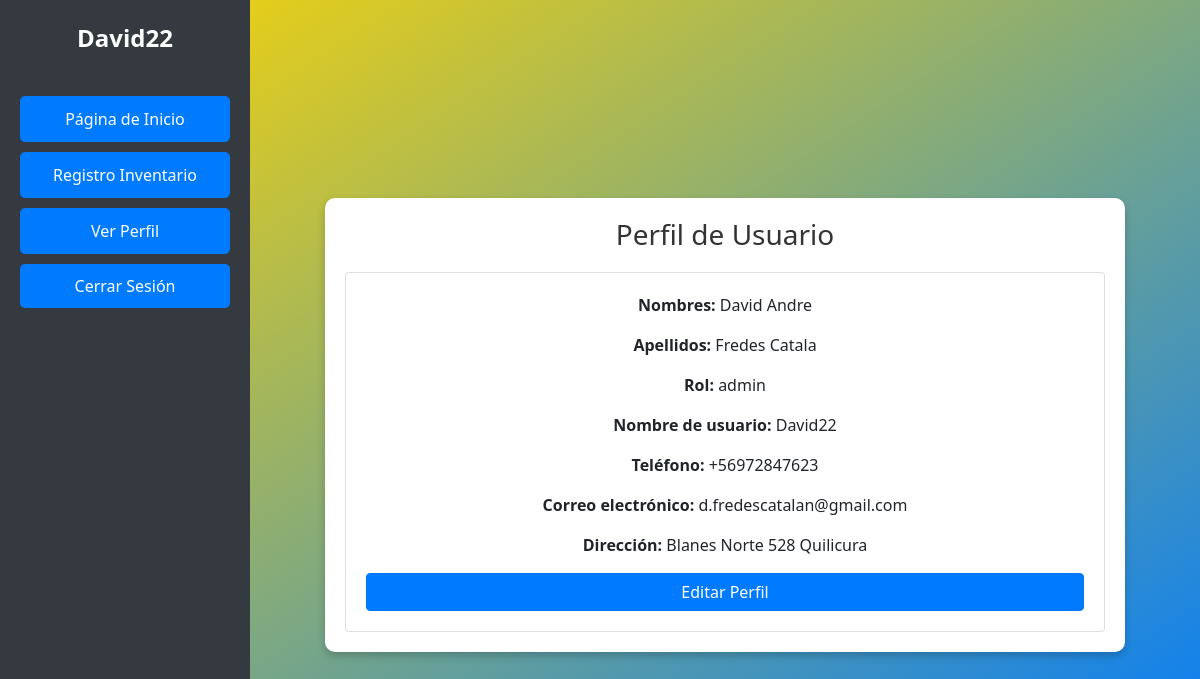
/verPerfil/ (signed in), run on an earlier commit of the app's database.
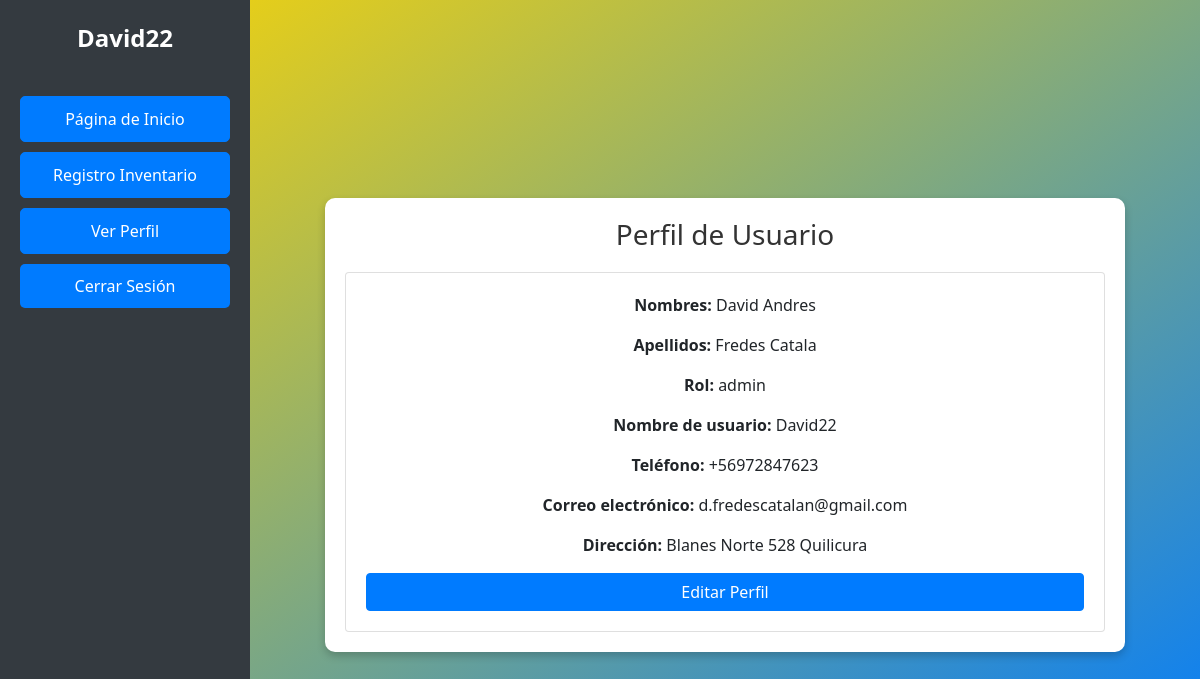
And on a later commit of the database.
### pagina/models.py (models this page shows, shortened)
class UserProfile(models.Model):
    user = models.OneToOneField(User, on_delete=models.CASCADE, related_name='profile')  # Relación con User
    role = models.CharField(max_length=50, choices=[('admin', 'Admin'), ('editor', 'Editor'), ('viewer', 'Viewer')], default='viewer')  # Roles
    phone = models.CharField(max_length=15, blank=True, null=True)
    address = models.TextField(blank=True, null=True)
    first_name = models.CharField(max_length=50, blank=True, null=True)
    last_name = models.CharField(max_length=50, blank=True, null=True)
    email = models.EmailField(blank=True, null=True)

### pagina/views.py (the view)
# urls.py: path('verPerfil/', verPerfil, name='verPerfil'),
def verPerfil(request):
    try:
        profile = request.user.profile  # Obtener el perfil del usuario
    except UserProfile.DoesNotExist:
        profile = None  # Si no tiene perfil, lo asignamos a None
    return render(request, 'verPerfil.html', {
        'username': request.user.username,
        'email': request.user.email,
        'role': profile.role if profile else '',
        'phone': profile.phone if profile else '',
        'address': profile.address if profile else '',
        'first_name': profile.first_name if profile else '',
        'last_name': profile.last_name if profile else '',
    })

### pagina/templates/verPerfil.html (shortened to what this page needs)
<!DOCTYPE html>
<html lang="es">
<head>
    {% load static %}
    <link rel="stylesheet" href="{% static 'css/producto.css' %}">
    <link href="https://stackpath.bootstrapcdn.com/bootstrap/4.5.2/css/bootstrap.min.css" rel="stylesheet">
</head>
<body>
    <div class="sidebar">
        <div class="perfil">
            <p>
                {% if user.is_authenticated %}
                <strong>{{ user.username }}</strong>
                {% else %}
                Invitado
                {% endif %}
            </p>
        </div>
        <ul>
            <li><a href="{% url 'adminpage' %}" class="btn btn-primary w-100">Página de Inicio</a></li>
            <li><a href="{% url 'vendedor' %}" class="btn btn-primary w-100">Registro Inventario</a></li>
            <li><a href="{% url 'verPerfil' %}" class="btn btn-primary w-100">Ver Perfil</a></li>
            <li>
                <form action="{% url 'logout' %}" method="post">
                    <button type="submit" class="btn btn-primary w-100">Cerrar Sesión</button>
                </form>
            </li>
        </ul>
    </div>
    <div class="main-content">
        <div class="form-card">
            <h1>Perfil de Usuario</h1>
            <div class="card">
                <div class="card-body">
                    <p><strong>Nombres:</strong> {{ first_name }}</p>
                    <p><strong>Apellidos:</strong> {{ last_name }}</p>
                    <p><strong>Rol:</strong> {{ role }}</p>
                    <p><strong>Nombre de usuario:</strong> {{ username }}</p>
                    <p><strong>Teléfono:</strong> {{ phone }}</p>
                    <p><strong>Correo electrónico:</strong> {{ email }}</p>
                    <p><strong>Dirección:</strong> {{ address }}</p>
                    <a href="{% url 'modificarperfil' %}" class="btn btn-primary w-100">Editar Perfil</a>
                </div>
            </div>
        </div>
    </div>
</body>
</html>

What changed in the data, as far as the page shows it:
changed UserProfile "Fredes Catala": first_name "David Andre" → "David Andres"
